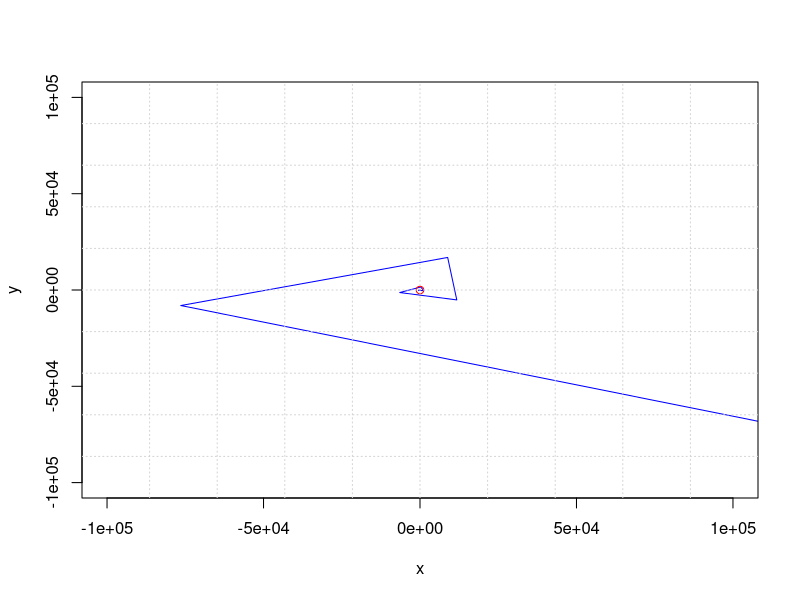

This figure's R source:
## ---- chunk 1
A = cbind(c(-1,1),c(-4,-1))
eigen(A)
Arg(eigen(A)$values)/(2 * pi)*360
## ---- chunk 2
# plot
N = 21
start = c(1,0)
X = matrix(0,nrow=2,ncol=N)
X[,1] = start
for (i in 2:N) {X[,i] = A %*% X[,i-1]}

plot(X[1,],X[2,],col='blue',xlim=c(-100000,100000),ylim=c(-100000,100000),xlab='x',ylab='y',pch=20,cex=1,type="l")
points(start[1],start[2],col="red")
grid(nx=10,ny=10)
